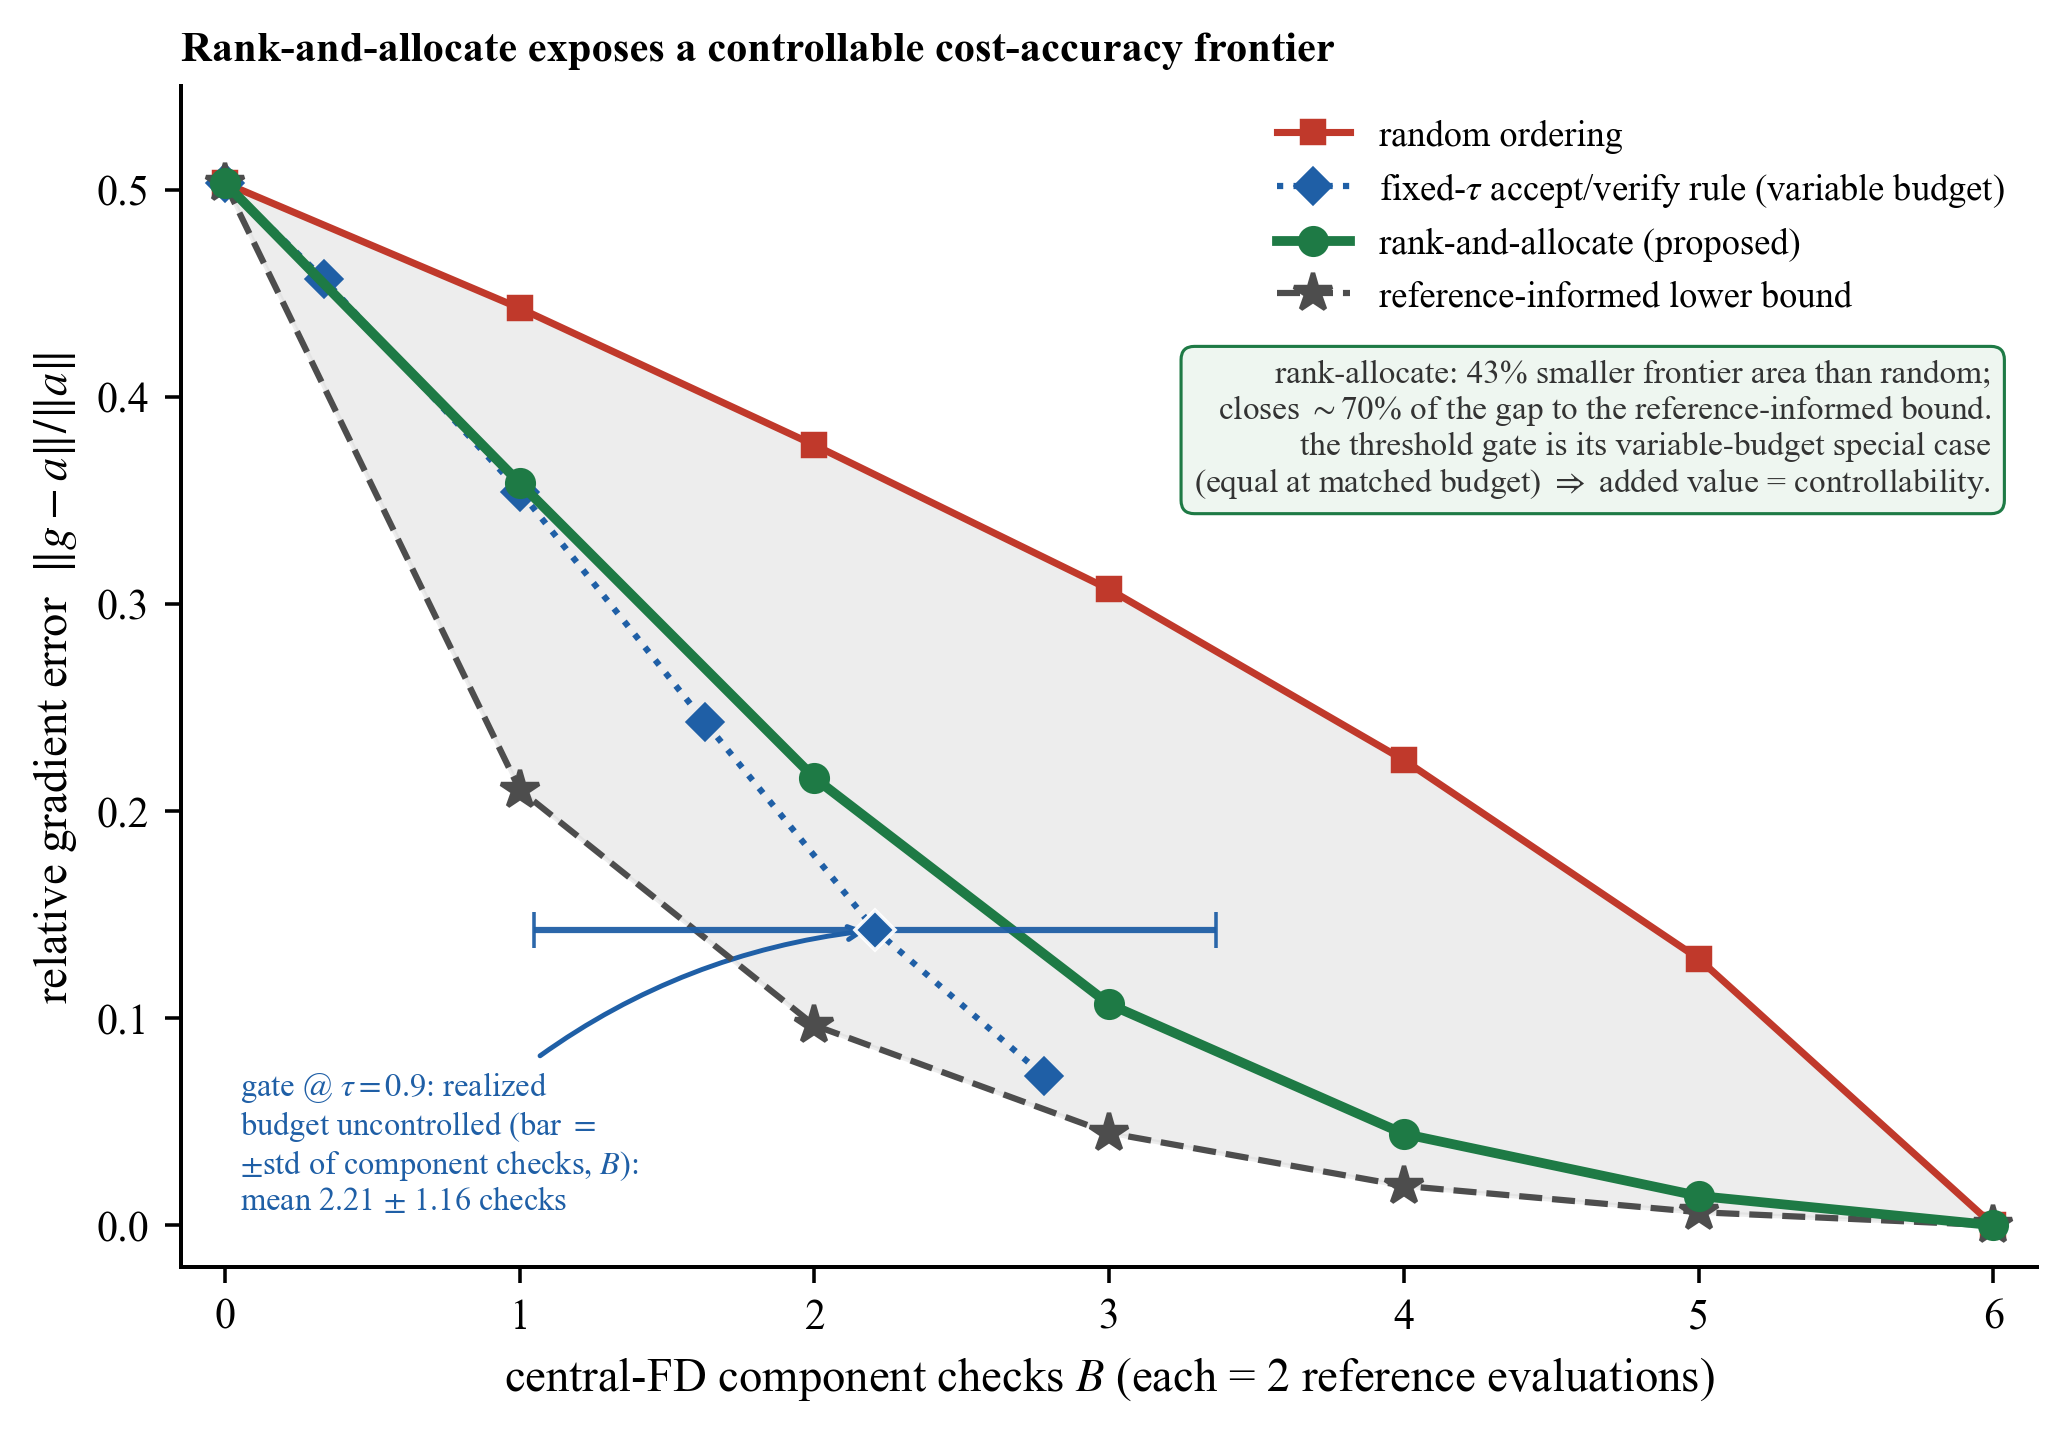

This chart was generated by the following Python code:
# -*- coding: utf-8 -*-
# fig_allocator (single panel) -- the cost-accuracy FRONTIER of the rank-and-allocate solver-budget
# allocator on the controlled spectrum (20000 trials). Relative gradient error vs the number of
# full-wave (FD) solves B = 0..K. Curves: rank-and-allocate (new, by sign-agreement), the fixed-tau
# threshold gate (its operating points -- a VARIABLE-budget special case of the allocator), random
# ordering, and the oracle lower bound. Rank-allocate dominates random (~43% smaller area) and
# closes ~70% of the gap to the oracle; the new value is controllability + the explicit frontier.
import os
os.environ['KMP_DUPLICATE_LIB_OK'] = 'TRUE'
import numpy as np
import matplotlib as mpl; mpl.use('Agg')
import matplotlib.pyplot as plt
mpl.rcParams.update({'font.family': 'serif', 'font.serif': ['Times New Roman'], 'mathtext.fontset': 'stix',
    'pdf.fonttype': 42, 'ps.fonttype': 42, 'axes.spines.top': False, 'axes.spines.right': False,
    'axes.labelsize': 10.5, 'xtick.labelsize': 9.5, 'ytick.labelsize': 9.5, 'legend.fontsize': 8.5, 'axes.linewidth': 0.9})
DIR = os.path.dirname(os.path.abspath(__file__)); GRN = '#1e7a45'; ACC = '#c0392b'; SIG = '#1f5fa6'; ORG = '#e67e22'
d = np.load(os.path.join(DIR, 'rank_allocator.npz'))
Bs = d['Bs']; K = int(d['K'])
err_rank = d['err_rank_sa']; err_rand = d['err_random']; err_orac = d['err_oracle']
# threshold-gate operating points (sweep tau): mean cost vs mean error
gcost = d['gate_cost_curve']; gerr = d['gate_err_curve']
op_c = float(d['op_cost_tau']); op_e = float(d['op_err_tau']); op_cstd = float(d['op_cost_std']); tau = float(d['tau'])
# areas under the frontier (lower better)
A_rank = float(d['auc_rank_sa']); A_rand = float(d['auc_random']); A_orac = float(d['auc_oracle'])
area_vs_random = (1.0 - A_rank / A_rand) * 100.0
gap_closed = float(d['mean_closeness']) * 100.0

fig, ax = plt.subplots(figsize=(6.6, 4.6))

# shade the achievable region between oracle (best) and random (worst) for visual reference
ax.fill_between(Bs, err_orac, err_rand, color='0.85', alpha=0.45, zorder=0)

ax.plot(Bs, err_rand, '-s', color=ACC, ms=5, lw=1.6, zorder=3, label='random ordering')
# threshold gate: dedupe the staircase (tau-sweep repeats x), show as discrete operating points
keep = np.concatenate([[True], np.abs(np.diff(gcost)) > 1e-9])
ax.plot(gcost[keep], gerr[keep], ':D', color=SIG, ms=5.5, lw=1.4, zorder=4,
        label='fixed-$\\tau$ accept/verify rule (variable budget)')
ax.plot(Bs, err_rank, '-o', color=GRN, ms=6, lw=2.2, zorder=5, label='rank-and-allocate (proposed)')
ax.plot(Bs, err_orac, '--*', color='0.30', ms=9, lw=1.4, zorder=4, label='reference-informed lower bound')

# Mark the gate's realized operating point and its HORIZONTAL (budget-direction) spread. This is the
# ONLY point with a bar because every other series is plotted at a FIXED, user-chosen budget B (no
# x-spread), whereas the tau-gate's realized budget is a random, data-dependent quantity -- the
# uncontrolled budget the allocator replaces with an exact B. The bar is in x (solves), not y (error).
ax.errorbar([op_c], [op_e], xerr=[[op_cstd], [op_cstd]], fmt='D', color=SIG, mfc=SIG, mec='white',
            mew=0.8, ms=6.5, ecolor=SIG, elinewidth=1.4, capsize=4, zorder=7, alpha=0.95)
ax.annotate(f'gate @ $\\tau={tau}$: realized\n'
            f'budget uncontrolled (bar $=$\n'
            f'$\\pm$std of component checks, $B$):\n'
            f'mean {op_c:.2f} $\\pm$ {op_cstd:.2f} checks',
            xy=(op_c, op_e), xytext=(0.05, 0.075), fontsize=7.3, color=SIG, ha='left', va='top',
            arrowprops=dict(arrowstyle='->', color=SIG, lw=1.1,
                            connectionstyle='arc3,rad=-0.18'))

ax.set_xlabel('central-FD component checks $B$ (each = 2 reference evaluations)')
ax.set_ylabel('relative gradient error  $\\|g-a\\|/\\|a\\|$')
ax.set_xlim(-0.15, K + 0.15); ax.set_ylim(-0.02, 0.55)
ax.set_xticks(range(0, K + 1))
ax.legend(loc='upper right', frameon=False, fontsize=8.2)
ax.text(0.975, 0.77,
        f'rank-allocate: {area_vs_random:.0f}% smaller frontier area than random;\n'
        f'closes $\\sim${gap_closed:.0f}% of the gap to the reference-informed bound.\n'
        f'the threshold gate is its variable-budget special case\n'
        f'(equal at matched budget) $\\Rightarrow$ added value = controllability.',
        transform=ax.transAxes, fontsize=7.5, va='top', ha='right', color='0.2',
        bbox=dict(boxstyle='round,pad=0.4', fc='#eef6f0', ec=GRN, lw=0.7))
ax.set_title('Rank-and-allocate exposes a controllable cost-accuracy frontier',
             loc='left', fontsize=9.6, fontweight='bold')

fig.tight_layout()
for ext in ('pdf', 'png'):
    fig.savefig(os.path.join(DIR, f'fig_allocator.{ext}'), dpi=320, bbox_inches='tight')
print(f'wrote fig_allocator.pdf/.png ; area vs random -{area_vs_random:.1f}% '
      f'(rank {A_rank:.3f} / rand {A_rand:.3f} / oracle {A_orac:.3f}), gap closed ~{gap_closed:.0f}%, '
      f'gate cost {op_c:.2f}+-{op_cstd:.2f}')
